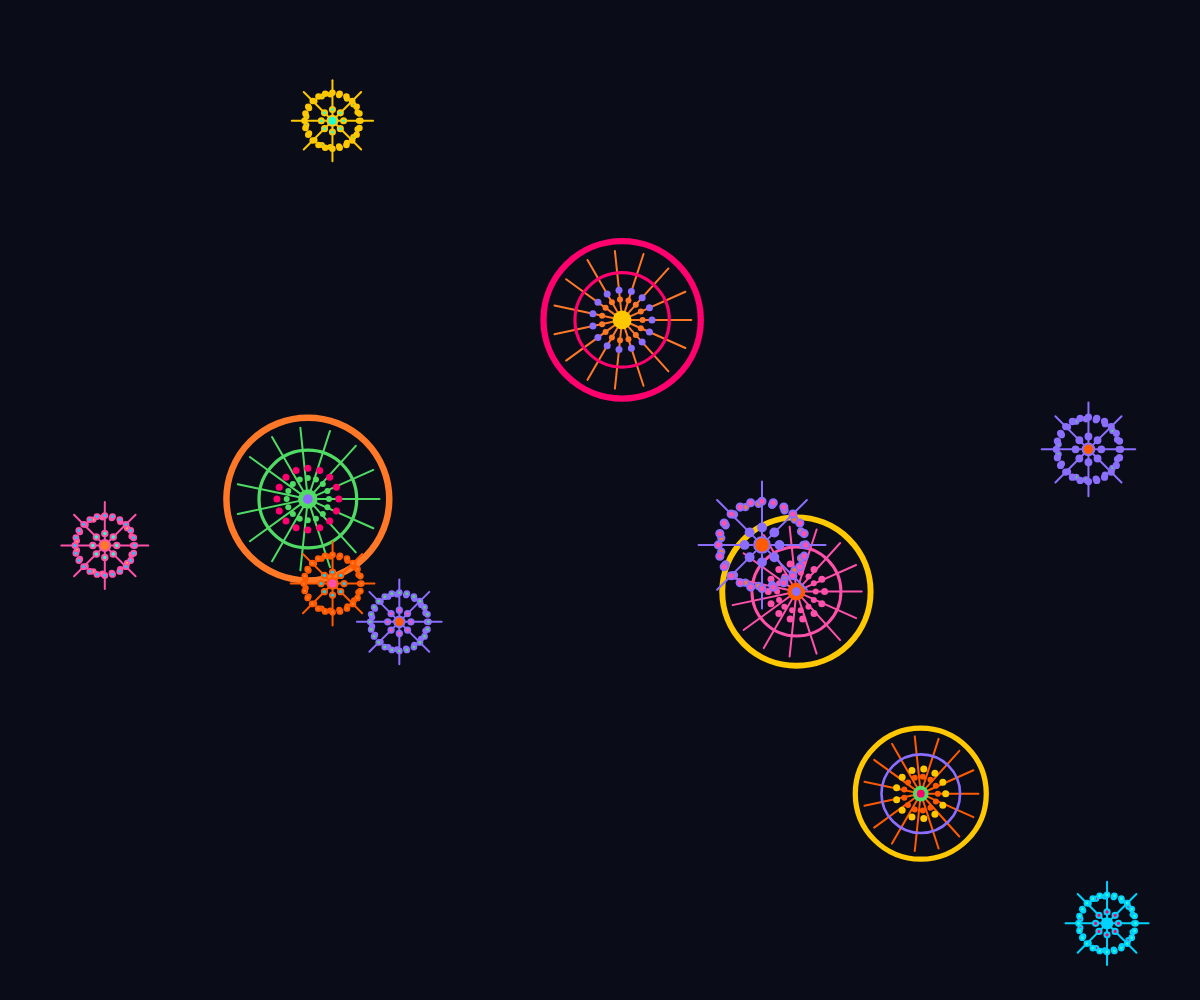
Frame 1 (no input)
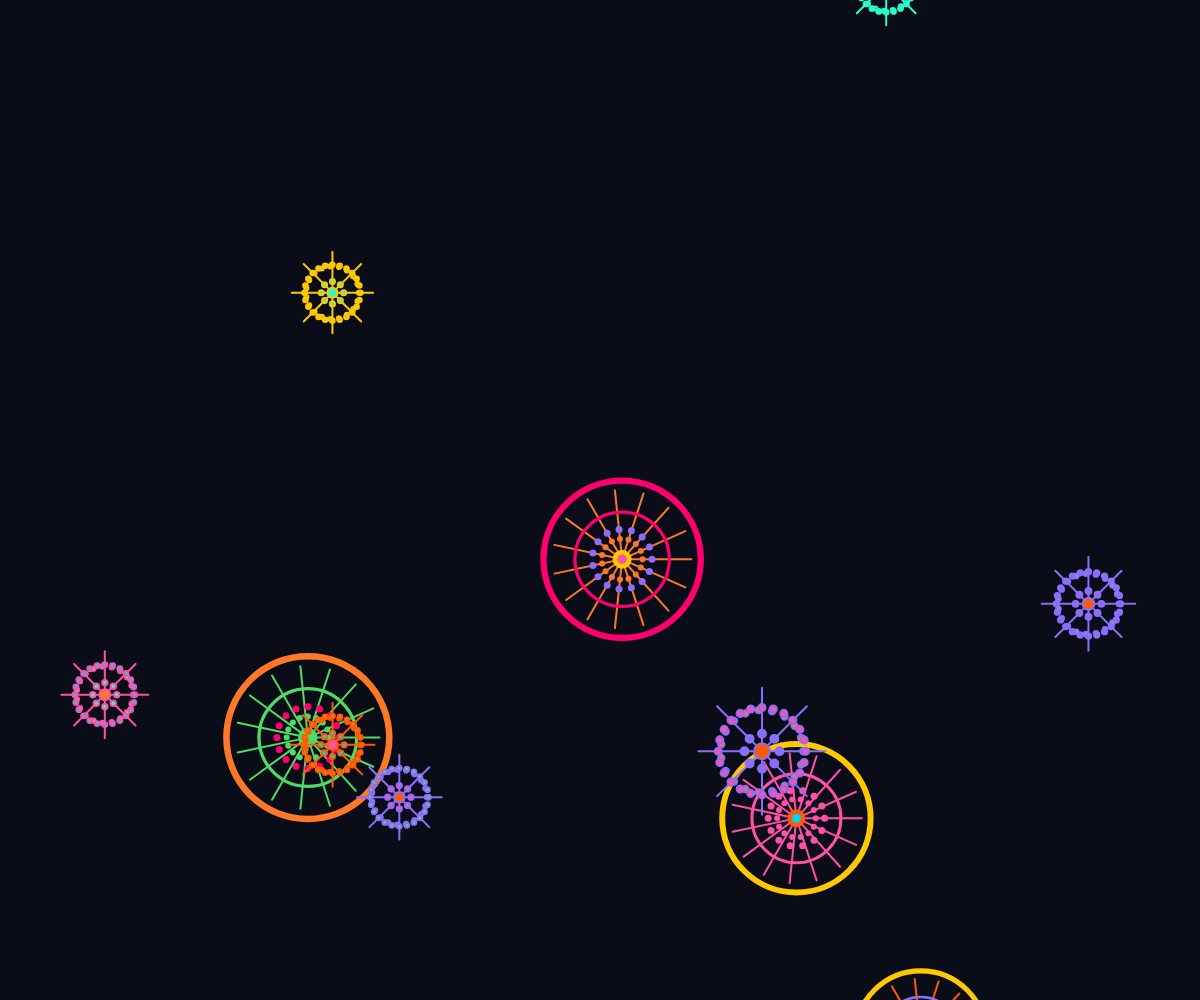
Frame 60 (no input)
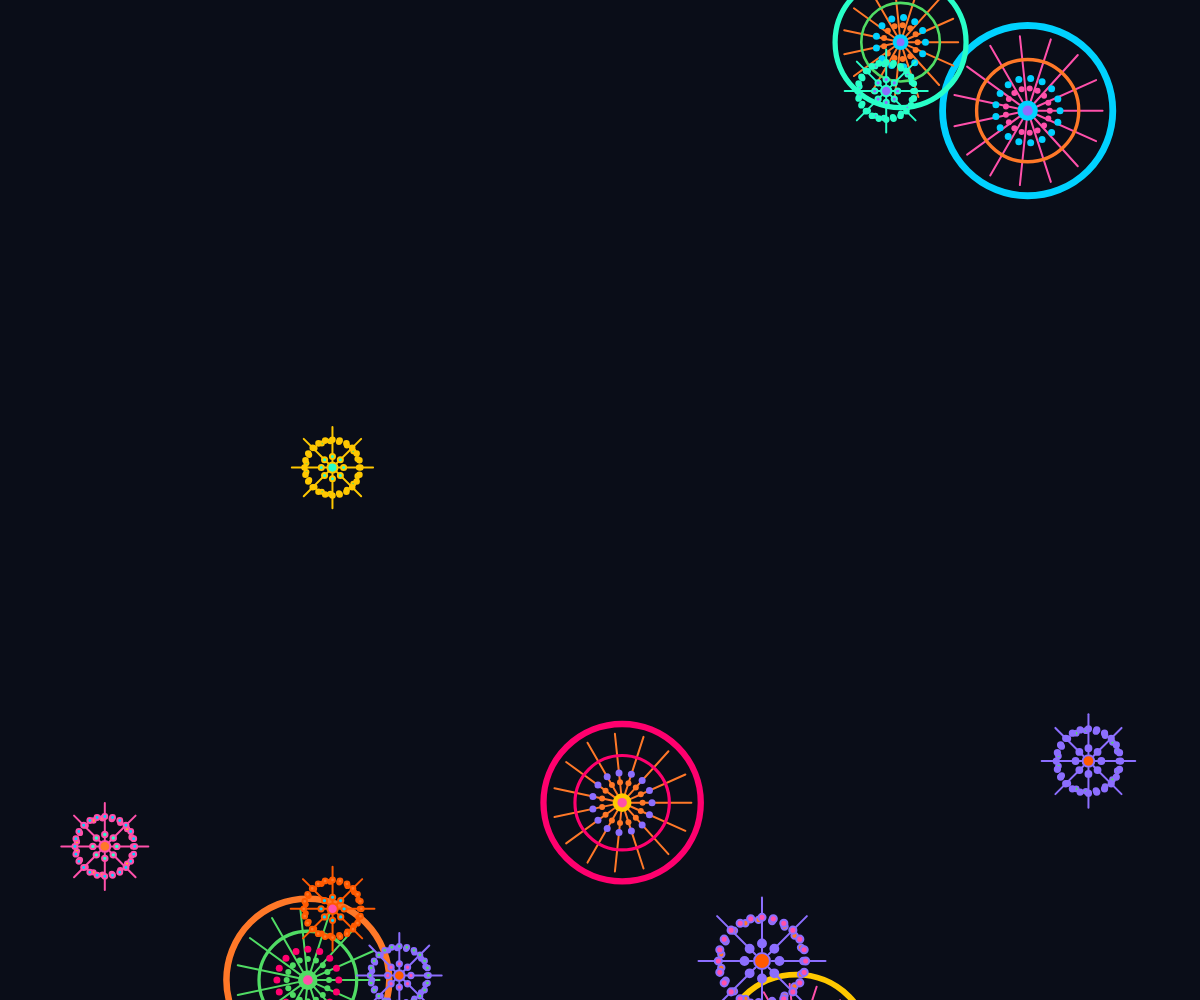
Frame 120 (the mouse pressed at the canvas centre since frame 60)

The p5.js sketch that drew these frames (run headless with seeded random() and noise() and a simulated clock; from frame 60 on, the mouse is pressed at the canvas centre):

// p5.js sketch
// ── sketch.js

let bg;                //Store the background color
let colorSet;          //Store all colors
let rings = [];       //Save the random parameters (position/radius/color matching) of each circle

function setup() {
  //Create a canvas as large as the current browser window
  createCanvas(windowWidth, windowHeight);

  colorSet = [
    color(10,13,24),     // bg
    color(255, 90, 0),   // hot orange
    color(255, 0, 110),  // magenta
    color(80, 220, 100), // mint
    color(255, 200, 0),  // yellow
    color(0, 210, 255),  // cyan
    color(140,110,255),  // violet
    color(255, 80,170),  // pink
    color(255,120, 40),  // orange2
    color(40, 255,200)   // aqua
  ];
  bg = colorSet[0];
  
  generateLayout(); 
}

function draw() {
  background(bg);
  for (let ring of rings){
    // Fall progress t (0-1) : Used to control the scaling and fading of halos
    // The circular figure starts from the top of the canvas and approaches 1 after passing through it
    const t = constrain((ring.y + ring.r) / (height + ring.r * 2), 0, 1);
    //constrain() It is used to limit the calculated progress value within the range of 0 to 1 to avoid exceeding the interval.
    // reference：https://p5js.org/reference/#/p5/constrain
     
    // Draw halos
    drawAura(ring, t);

    //The circular figure maintains a fixed size (does not scale with t)
      if (ring.style === 'dots') {
      drawDotMandala(ring);
    } else {
      drawCircle(ring);
    }

    // Update the falling position
    fallAndReset(ring);     
  }
}

//The halo amplifies and fades out as it falls
function drawAura(ring, t) {
  if (t <= 0) return;

  // Select a color from the palette
  const c = ring.palette[1];

  // alpha gradually decreases from 120 to 0 as it falls
  const alpha = map(t, 0, 1, 120, 0);

  // The radius has been expanded from 1.0 times to approximately 2.6 times
  const rr = ring.r * (1 + 1.6 * t);

  noStroke();
  fill(red(c), green(c), blue(c), alpha);  //Reference: red(), green(), blue() refer to the p5.js website.
}

//Control the drop and reset of the circular graphic
function fallAndReset(ring){
  ring.y += ring.vy;  // Update the position through speed

  if (ring.y > height + ring.r){ //When the circle extends beyond the canvas
    ring.y =- ring.r;  //Let the small ball keep falling
    ring.x = random(ring.r, width-ring.r); //Random x position
    ring.vy = random(1,3);  //New falling velocity
    
    //random color
    ring.palette = [
      random(colorSet.slice(1)),//Slice is to remove the background color and leave the rest
      random(colorSet.slice(1)),//Reference: https://developer.mozilla.org/en-US/docs/Web/JavaScript/Reference/Global_Objects/Array/slice
      random(colorSet.slice(1)),
      random(colorSet.slice(1)),
      random(colorSet.slice(1)),
    ];
  }
}


// ===== generate the data of the circle (position/radius/color scheme) =====
function generateLayout(){
  rings = [];
  const S = min(width, height);

  // The quantity of the two types of circles
  const N_SPOKES = 5;
  const N_DOTS   = 7;

  // The size range of the two types of circles
  const Rmin_spokes = S * 0.06;
  const Rmax_spokes = S * 0.09;
  const Rmin_dots   = S * 0.05;
  const Rmax_dots   = S * 0.08;

  const pool = colorSet.slice(1);  // Color library (excluding background)

  // 1.Spokes type: 
  // It has spokes, an outer ring and a dot matrix ring, with a double-layer dot ending at the center.
  for (let i = 0; i < N_SPOKES; i++){
    let r = random(Rmin_spokes, Rmax_spokes);
    let x = random(r + 20, width  - r - 20);
    let y = random(- height, height);
    let vy = random(3.8, 4.5); //falling velocity
    let palette = [
      random(pool),
      random(pool),
      random(pool),
      random(pool),
      random(pool)
    ];
     rings.push({ x, y, r, palette, style: 'spokes', vy });
  }

  // Dots type: A circle composed of concentric dot matrix rings and radiating rays.
  for (let i = 0; i < N_DOTS; i++){
    let r = random(Rmin_dots, Rmax_dots);
    let x = random(r + 20, width  - r - 20);
    let y = random(r + 20, height - r - 20);
    let vy = random(2.5, 3.5);
    let palette = [
      random(pool),
      random(pool),
      random(pool),
      random(pool),
      random(pool)
    ];
    rings.push({ x, y, r, palette, style: 'dots', vy });
  }
}

// ===== Change in window size=====
function windowResized(){
  resizeCanvas(windowWidth, windowHeight);
  generateLayout();
}


// ===== draw a Spokes type circle (outer ring/spoke/middle ring/lattice/center cap) =====
function drawCircle(ring){
  // outer ring
  strokeWeight(max(2, ring.r * 0.08));
  stroke(ring.palette[0]);
  noFill();
  circle(ring.x, ring.y, ring.r * 2);

  // spoke
  let nSpokes = 15;  //Number of lines
  strokeWeight(2);
  stroke(ring.palette[1]);

  for (let i = 0; i < nSpokes; i++){
    let ang = i * TWO_PI / nSpokes; 
    let x1 = ring.x + ring.r * 0.12 * cos(ang);
    let y1 = ring.y + ring.r * 0.12 * sin(ang);
    let x2 = ring.x + ring.r * 0.88 * cos(ang);
    let y2 = ring.y + ring.r * 0.88 * sin(ang);
    line(x1, y1, x2, y2);
  }

    // middle ring
  strokeWeight(max(2, ring.r * 0.04));
  stroke(ring.palette[2]);
  noFill();
  circle(ring.x, ring.y, ring.r * 1.2);


  // lattice
  // lattice A（outer ring）
  noStroke();
  fill(ring.palette[3]);       // The original color
  let dotsA = max(7, int(ring.r / 5));  
  let rA = ring.r * 0.38;

  for (let i = 0; i < dotsA; i++){
    let a = i * TWO_PI / dotsA;
    let x = ring.x + rA * cos(a);
    let y = ring.y + rA * sin(a);
    circle(x, y, 7);           // fixed size
  }


  // lattice B（inter ring）
  noStroke();
  fill(ring.palette[1]);       // Use the spoke color to create a sense of layering
  let dotsB = max(3, int(ring.r / 5));
  let rB = ring.r * 0.26;      // The radius is significantly larger than the inner circle

  for (let i = 0; i < dotsB; i++){
    let a = i * TWO_PI / dotsB; 
    let x = ring.x + rB * cos(a);
    let y = ring.y + rB * sin(a);
    circle(x, y, 6);           
  }


  // center cap
  noStroke();
  fill(ring.palette[4]);
  circle(ring.x, ring.y, ring.r * 0.24);
  fill(random(colorSet));
  circle(ring.x, ring.y, ring.r * 0.12);
}

// ===== draw a Dots type circle (outer ring/spoke/middle ring/lattice/center cap) =====
function drawDotMandala(ring){

    // spoke
  let nSpokes = 8;  //Number of lines
  strokeWeight(2);
  stroke(ring.palette[1]);

  for (let i = 0; i < nSpokes; i++){
    let ang = i * TWO_PI / nSpokes; 
    let x1 = ring.x + ring.r * 0.12 * cos(ang);
    let y1 = ring.y + ring.r * 0.12 * sin(ang);
    let x2 = ring.x + ring.r * 0.80 * cos(ang);
    let y2 = ring.y + ring.r * 0.80 * sin(ang);
    line(x1, y1, x2, y2);
  }


  // ---- inter ring ----
  let n1 = 8;                      // The number of inner circle points
  let r1 = ring.r * 0.22;          // Inner circle radius
  let s1 = ring.r * 0.10;          // The size of the inner circle point
  fill(ring.palette[2]);

  for (let i = 0; i < n1; i++){
    let a = i * TWO_PI / n1;
    let x = ring.x + r1 * cos(a);
    let y = ring.y + r1 * sin(a);
    circle(x, y, s1);
  }

  //---- middle ring ----
  let n2 = 19;
  let r2 = ring.r * 0.52;
  let s2 = ring.r * 0.08;
  fill(ring.palette[3]);

  for (let i = 0; i < n2; i++){
    let a = i * TWO_PI / n2;
    let x = ring.x + r2 * cos(a);
    let y = ring.y + r2 * sin(a);
    circle(x, y, s2);
  }

  // ---- outer ring ----
  let n3 = 24;
  let r3 = ring.r * 0.55;
  let s3 = ring.r * 0.09;
  fill(ring.palette[4]);

  for (let i = 0; i < n3; i++){
    let a = i * TWO_PI / n3;
    let x = ring.x + r3 * cos(a);
    let y = ring.y + r3 * sin(a);
    circle(x, y, s3);
  }

  // small circle in the center
  fill(ring.palette[0]);
  circle(ring.x, ring.y, ring.r * 0.20);
}
